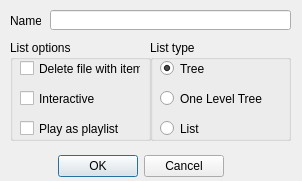
<?xml version="1.0" encoding="UTF-8"?>
<ui version="4.0">
 <class>TabDialog</class>
 <widget class="QDialog" name="TabDialog">
  <property name="geometry">
   <rect>
    <x>0</x>
    <y>0</y>
    <width>302</width>
    <height>181</height>
   </rect>
  </property>
  <property name="windowTitle">
   <string>Dialog</string>
  </property>
  <widget class="QDialogButtonBox" name="buttonBox">
   <property name="geometry">
    <rect>
     <x>10</x>
     <y>150</y>
     <width>261</width>
     <height>32</height>
    </rect>
   </property>
   <property name="orientation">
    <enum>Qt::Horizontal</enum>
   </property>
   <property name="standardButtons">
    <set>QDialogButtonBox::Cancel|QDialogButtonBox::Ok</set>
   </property>
   <property name="centerButtons">
    <bool>true</bool>
   </property>
  </widget>
  <widget class="QLabel" name="label">
   <property name="geometry">
    <rect>
     <x>10</x>
     <y>10</y>
     <width>31</width>
     <height>21</height>
    </rect>
   </property>
   <property name="text">
    <string>Name</string>
   </property>
   <property name="scaledContents">
    <bool>true</bool>
   </property>
   <property name="buddy">
    <cstring>tabName</cstring>
   </property>
  </widget>
  <widget class="QLineEdit" name="tabName">
   <property name="geometry">
    <rect>
     <x>50</x>
     <y>10</y>
     <width>241</width>
     <height>20</height>
    </rect>
   </property>
   <property name="toolTip">
    <string>This name will be shown in tab header</string>
   </property>
   <property name="text">
    <string/>
   </property>
  </widget>
  <widget class="QGroupBox" name="groupBox">
   <property name="geometry">
    <rect>
     <x>150</x>
     <y>40</y>
     <width>141</width>
     <height>101</height>
    </rect>
   </property>
   <property name="toolTip">
    <string>&lt;html&gt;&lt;head/&gt;&lt;body&gt;&lt;p&gt;List type let you set type of elements placement relative to its logical path.&lt;/p&gt;&lt;/body&gt;&lt;/html&gt;</string>
   </property>
   <property name="title">
    <string>List type</string>
   </property>
   <widget class="QRadioButton" name="isListRadio">
    <property name="geometry">
     <rect>
      <x>10</x>
      <y>80</y>
      <width>121</width>
      <height>17</height>
     </rect>
    </property>
    <property name="toolTip">
     <string>&lt;html&gt;&lt;head/&gt;&lt;body&gt;&lt;p&gt;In this case you will see items, without any relation to the folder&lt;/p&gt;&lt;/body&gt;&lt;/html&gt;</string>
    </property>
    <property name="text">
     <string>List</string>
    </property>
   </widget>
   <widget class="QRadioButton" name="isTreeRadio">
    <property name="geometry">
     <rect>
      <x>10</x>
      <y>20</y>
      <width>121</width>
      <height>17</height>
     </rect>
    </property>
    <property name="toolTip">
     <string>&lt;html&gt;&lt;head/&gt;&lt;body&gt;&lt;p&gt; In this case you will see full path, which will be splited on folders.&lt;/p&gt;&lt;/body&gt;&lt;/html&gt;</string>
    </property>
    <property name="text">
     <string>Tree</string>
    </property>
    <property name="checked">
     <bool>true</bool>
    </property>
   </widget>
   <widget class="QRadioButton" name="IsOneLevelTreeRadio">
    <property name="geometry">
     <rect>
      <x>10</x>
      <y>50</y>
      <width>121</width>
      <height>17</height>
     </rect>
    </property>
    <property name="toolTip">
     <string>&lt;html&gt;&lt;head/&gt;&lt;body&gt;&lt;p&gt;In this case you will see only parent folder of item. If you are will include two folders with same name - its will be showed as one folder and contains items from both folders.&lt;/p&gt;&lt;/body&gt;&lt;/html&gt;</string>
    </property>
    <property name="text">
     <string>One Level Tree</string>
    </property>
   </widget>
  </widget>
  <widget class="QGroupBox" name="groupBox_2">
   <property name="geometry">
    <rect>
     <x>10</x>
     <y>40</y>
     <width>141</width>
     <height>101</height>
    </rect>
   </property>
   <property name="title">
    <string>List options</string>
   </property>
   <widget class="QCheckBox" name="playlist">
    <property name="geometry">
     <rect>
      <x>10</x>
      <y>80</y>
      <width>121</width>
      <height>17</height>
     </rect>
    </property>
    <property name="toolTip">
     <string>&lt;html&gt;&lt;head/&gt;&lt;body&gt;&lt;p&gt;After ending playing of current element automatically initiated next item&lt;/p&gt;&lt;/body&gt;&lt;/html&gt;</string>
    </property>
    <property name="text">
     <string>Play as playlist</string>
    </property>
   </widget>
   <widget class="QCheckBox" name="interactive">
    <property name="geometry">
     <rect>
      <x>10</x>
      <y>50</y>
      <width>121</width>
      <height>17</height>
     </rect>
    </property>
    <property name="text">
     <string>Interactive</string>
    </property>
   </widget>
   <widget class="QCheckBox" name="deleteFile">
    <property name="geometry">
     <rect>
      <x>10</x>
      <y>20</y>
      <width>121</width>
      <height>17</height>
     </rect>
    </property>
    <property name="toolTip">
     <string>&lt;html&gt;&lt;head/&gt;&lt;body&gt;&lt;p&gt;With this option when you remove item, you are initiate deletion  of object from your hard disk ( or account data storage)&lt;/p&gt;&lt;/body&gt;&lt;/html&gt;</string>
    </property>
    <property name="text">
     <string>Delete file with item</string>
    </property>
   </widget>
  </widget>
 </widget>
 <resources/>
 <connections>
  <connection>
   <sender>buttonBox</sender>
   <signal>accepted()</signal>
   <receiver>TabDialog</receiver>
   <slot>accept()</slot>
   <hints>
    <hint type="sourcelabel">
     <x>248</x>
     <y>254</y>
    </hint>
    <hint type="destinationlabel">
     <x>157</x>
     <y>274</y>
    </hint>
   </hints>
  </connection>
  <connection>
   <sender>buttonBox</sender>
   <signal>rejected()</signal>
   <receiver>TabDialog</receiver>
   <slot>reject()</slot>
   <hints>
    <hint type="sourcelabel">
     <x>316</x>
     <y>260</y>
    </hint>
    <hint type="destinationlabel">
     <x>286</x>
     <y>274</y>
    </hint>
   </hints>
  </connection>
 </connections>
</ui>
